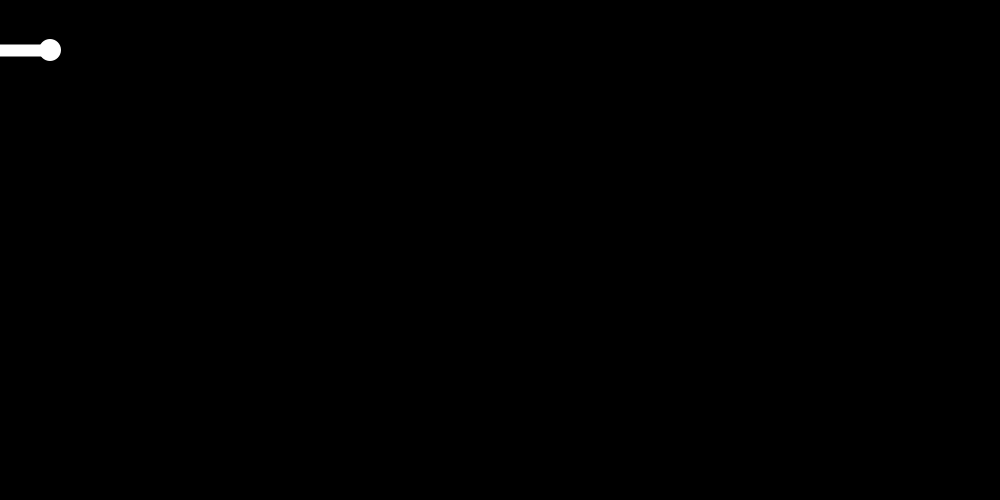
Frame 1 (no input)
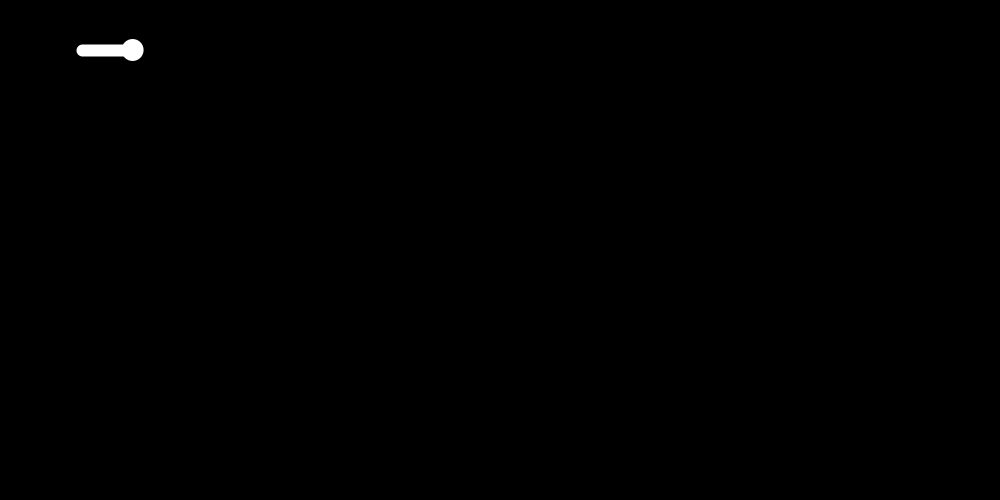
Frame 60 (the mouse pressed at the canvas centre just before this capture)
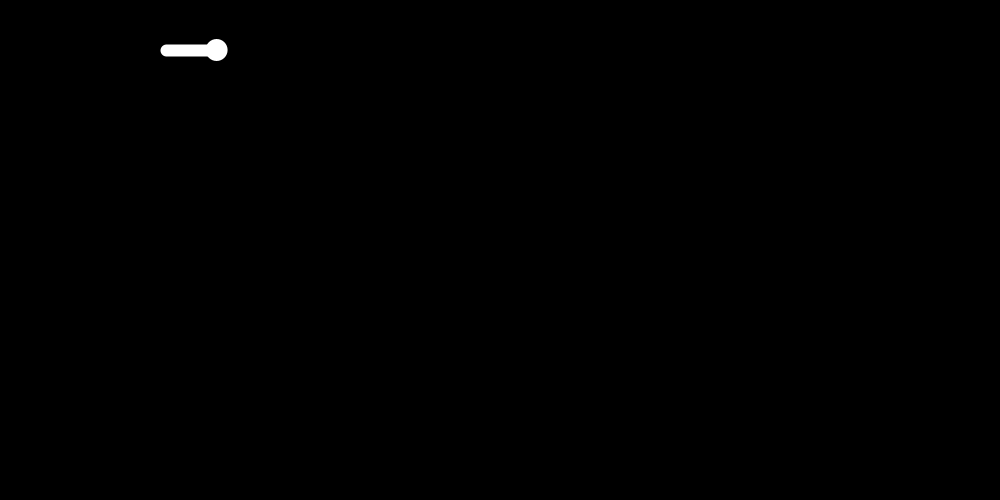
Frame 120 (the mouse held since frame 60 and released just before this capture)

The Processing sketch that drew these frames (run headless with seeded random() and noise(); from frame 60 on, the mouse is pressed at the canvas centre):

// Processing sketch: SnakeGame
// ── SnakeGame.pde
Snake s = new Snake();
int prevDirection = RIGHT;
Queue<TurningPoint> turns = new Queue<TurningPoint>();

void setup(){
  size(1000, 500);
  fill(255);
}

void draw(){ //in questo draw ci sono solo prove
  background(0);
  for(TurningPoint t: turns.getList()){
    stroke(#F53131);
    point(t.getX(), t.getY());
  }
  
  s.display();
  s.move(turns);
}

void keyPressed(){
  if((prevDirection+keyCode-74)%2 != 0){  
    s.setDirection(keyCode); //setta la direzionde della testa
    prevDirection = keyCode;
    turns.enqueue(new TurningPoint(keyCode, s.getX(), s.getY()));
  }
}

// ── Apple.pde
public class Apple{
  int points;
  float posX, posY;
  
  public Apple(){
    this.points = (int)random(1, 4);
    this.posX = random(width);
    this.posY = random(height);
  }
  
  public float getPosX(){
    return posX;
  }
  
  public float getPosY(){
    return posY;
  }
  
  public int getPoints(){
    return points;
  }
  
  public void display(){
    fill(#FA2121);
    noStroke();
    ellipseMode(CENTER);
    ellipse(posX, posY, 12, 12);
  }
  
  public void refresh(){
    points = (int)random(1, 4);
    posX = random(width);
    posY = random(height);
  }

}

// ── Body.pde
public abstract class Body{
  float startX, startY;
  int direction;
  
  public Body(float startX, float startY, int direction){
    this.startX = startX;
    this.startY = startY;
    this.direction = direction;
  }
  
  public void move(){ //TODO aggiungere il controllo sui bordi per l'entrata dall'altra parte
    //gestire il movimento in tutte le direzioni
    switch(direction){
    case UP:
      startY -= 1.4;
      break;
    case DOWN:
      startY += 1.4;
      break;
    case RIGHT:
      startX += 1.4;
      break;
    case LEFT:
      startX -= 1.4;
      break;
    }
  }
  
  public float getStartX(){
    return startX;
  }
  
  public float getStartY(){
    return startY;
  }
  
  public int getDirection(){
    return direction;
  }
  
  public abstract void display();
}

// ── Head.pde
public class Head extends Body{
  private float diameter;
  
  public Head(float startX, float startY, int direction){
    super(startX, startY, direction);
    diameter = 22;
  }
  
  public void display(){
    noStroke();
    fill(255);
    ellipseMode(CENTER);
    ellipse(startX, startY, diameter, diameter);
  }
  
}

// ── Queue.pde
public class Queue<T>{
  private ArrayList<T> queue = new ArrayList<T>();
  
  private Queue(){}
  
  public boolean empty(){
    return queue.size() == 0;
  }
  
  public void enqueue(T item){
    queue.add(item);
  }
    
  public T dequeue(){
    return queue.get(0);
  }
  
  public ArrayList<T> getList(){
    return queue;
  }
}

// ── Snake.pde
public class Snake {
  private Head h;
  private ArrayList<Tail> t = new ArrayList<Tail>();
  private float lastX, lastY;

  public Snake() {
    this.h = new Head(50, 50, RIGHT);
    this.t.add(new Tail(50, 50, RIGHT));
    this.lastX = t.get(0).getEndX();
    this.lastY = t.get(0).getEndY();
  }

  public void move(Queue<TurningPoint> turns) { //si possono togliere tutte le direzioni da move perchè la direzione è salvata in body
    float prevX, prevY;
    
    h.move();
    prevX = h.getStartX();
    prevY = h.getStartY();
    for (Tail i : t) {
      i.move(turns, prevX, prevY, t.size());
      i.setEnd();
    }
  }

  public void display() {
    h.display();
    for (Tail i : t)
      i.display();
  }

  public void addTail() {
    Tail tmp = new Tail(lastX, lastY, h.getDirection());
    t.add(tmp);
    lastX = tmp.getEndX();
    lastY = tmp.getEndY();
  }

  public float getX() {
    return h.getStartX();
  }

  public float getY() {
    return h.getStartY();
  }

  public void setDirection(int direction) {
    h.direction = direction;
  }
}

// ── Tail.pde
public class Tail extends Body{
  private float endX, endY;
  
  public Tail(float startX, float startY, int direction){
    super(startX, startY, direction);
    this.setEnd();
  }
  
  public void setEnd(){ //setta la fine, in pratica controlla lunghezza del segmento di coda
    switch(direction){
    case UP:
        endX = startX;
        endY = startY + 50;
      break;
    case DOWN:
        endX = startX;
        endY = startY - 50;
      break;
    case RIGHT:
        endX = startX - 50;
        endY = startY;
      break;
    case LEFT:
        endX = startX + 50;
        endY = startY;
      break;
    }
  }
  
  float getEndX(){
    return endX;
  }
  
  float getEndY(){
    return endY;
  }
  
  public void display(){
    stroke(255);
    strokeWeight(12);
    line(startX, startY, endX, endY);
  }
  
  public void move(Queue<TurningPoint> turns, float prevX, float prevY, int totTails){
    for(TurningPoint t: turns.getList()){
      
      switch(direction){
      case RIGHT:
        if(t.getY()==startY && t.getX()>=endX && t.getX()<=startX){
          direction = t.getDirection();
        }
        break;
      case LEFT:
        if(t.getY()==startY && t.getX()>=startX && t.getX()<=endX)
          direction = t.getDirection();
        break;
      case UP:
        if(t.getX()==startX && t.getY()>=startY && t.getY()<=endY)
          direction = t.getDirection();
        break;
      case DOWN:
        if(t.getX()==startX && t.getY()>=endY && t.getY()<=startX)
          direction = t.getDirection();
        break;
      }
      if(totTails == t.getNTails())
         turns.dequeue();
       else
         t.incrementNTails();
    }
    startX = prevX;
    startY = prevY;
    this.setEnd();
  }
}

// ── TurningPoint.pde
public class TurningPoint {
  private int direction, nTails;
  private float X, Y;

  public TurningPoint(int direction, float X, float Y){
    this.direction = direction;
    this.X = X;
    this.Y = Y;
    this.nTails = 0;
  }
  
  public float getX(){
    return X;
  }

  public float getY(){
    return Y;
  }
  
  public int getDirection(){
    return direction;
  }
  
  public void incrementNTails(){
    nTails++;
  }
  
  public int getNTails(){
    return nTails;
  }
}
